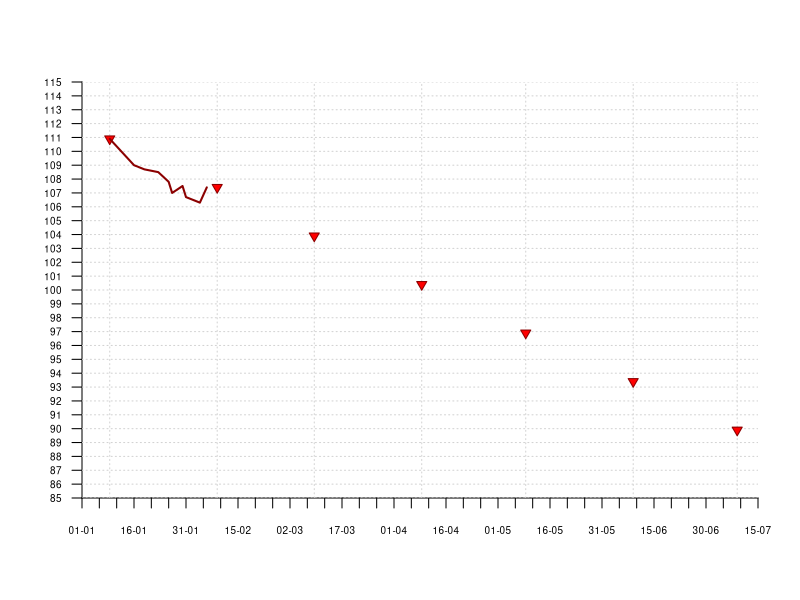

Recreate this plot in R.
dates <- as.Date(c("2017-01-09",
                   "2017-01-16",
                   "2017-01-19",
                   "2017-01-23",
                   "2017-01-26",
                   "2017-01-27",
                   "2017-01-30",
                   "2017-01-31",
                   "2017-02-04",
                   "2017-02-06"))

vals <- c(110.9,
          109.0,
          108.7,
          108.5,
          107.8,
          107.0,
          107.5,
          106.7,
          106.3,
          107.4)

plot(dates,
     vals,
     col="black",
     pch=3,
     type="n",
     xaxt="n",
     yaxt="n",
     xaxs="i",
     yaxs="i",
     xlab="",
     ylab="",
     bty="n",
     ylim=c(85,115),
     xlim=as.Date(c("2017-01-01",
                    "2017-07-15")))

xdts <- seq(as.Date(c("2017-01-01")),
        as.Date(c("2017-07-15")),
        by=5)
xlbls <- format(xdts,
                format="%d-%m")
axis(1, 
     at=xdts,
     labels=xlbls,
     las=1,
     cex.axis=0.6)

axis(2, 
     at=seq(85,
            115,
            by=1),
     las=0.5,
     cex.axis=0.6,
     las=2)

abline(h=seq(85,
             115,
             by=1),
       col="lightgrey",
       lty=3)

abline(v=as.Date(c("2017-01-09", "2017-02-09", "2017-03-09", "2017-04-09", "2017-05-09", "2017-06-09", "2017-07-09")),
       col="lightgrey",
       lty=3)

dts <- as.Date(c("2017-01-09","2017-02-09","2017-03-09","2017-04-09","2017-05-09","2017-06-09","2017-07-09"),
                 "%Y-%m-%d")
lbls <- format(dts, format="%d.%m")

points(dts,
       c(110.9, 107.4, 103.9, 100.4, 96.9, 93.4, 89.9),
       pch=25,
       cex=1,
       col="darkred",
       bg="red")
lines(dates,
      vals,
      lwd=2,
      col="darkred",
      alpha=0.5)
